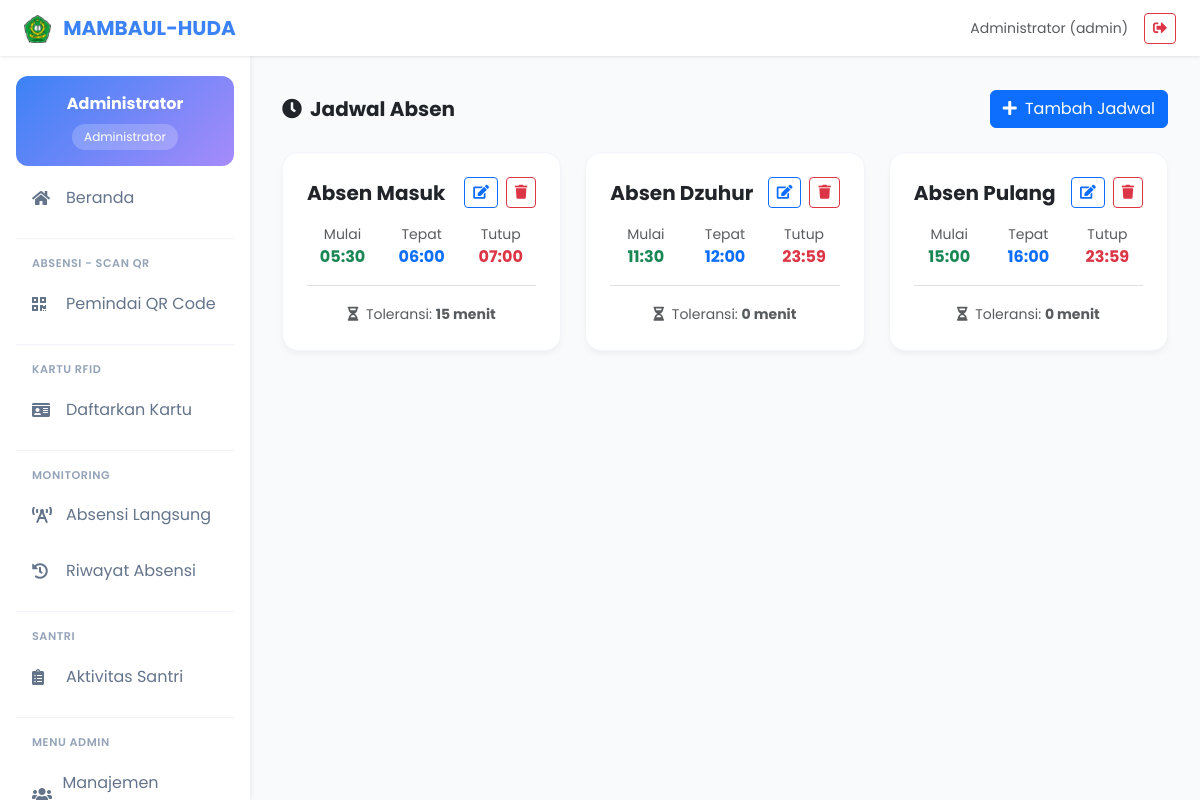
/admin/jadwal.php (signed in), run on the app's committed database.
### tables this page shows
CREATE TABLE `users`  (
  `id` bigint UNSIGNED NOT NULL AUTO_INCREMENT,
  `name` varchar(255) NOT NULL,
  `email` varchar(255) NOT NULL,
  `password` varchar(255) NOT NULL,
  `address` text NULL,
  `role` enum('admin','karyawan','pengurus','guru','keamanan','kesehatan') NOT NULL DEFAULT 'karyawan',
  `foto` varchar(255) NULL DEFAULT 'profile.jpg',
  `phone` varchar(20) NULL DEFAULT NULL,
  `remember_token` varchar(100) NULL DEFAULT NULL,
  `created_at` timestamp NULL DEFAULT CURRENT_TIMESTAMP,
  `updated_at` timestamp NULL DEFAULT CURRENT_TIMESTAMP ON UPDATE CURRENT_TIMESTAMP,
  `deleted_at` timestamp NULL DEFAULT NULL,
  `deleted_by` int NULL DEFAULT NULL,
  PRIMARY KEY (`id`) USING BTREE,
  UNIQUE INDEX `email`(`email` ASC) USING BTREE
);

CREATE TABLE `jadwal_absens`  (
  `id` bigint UNSIGNED NOT NULL AUTO_INCREMENT,
  `name` varchar(255) NOT NULL,
  `type` varchar(50) NOT NULL,
  `start_time` time NOT NULL,
  `scheduled_time` time NOT NULL,
  `end_time` time NOT NULL,
  `late_tolerance_minutes` int NULL DEFAULT 15,
  `created_at` timestamp NULL DEFAULT CURRENT_TIMESTAMP,
  `updated_at` timestamp NULL DEFAULT CURRENT_TIMESTAMP ON UPDATE CURRENT_TIMESTAMP,
  `deleted_at` timestamp NULL DEFAULT NULL,
  `deleted_by` int NULL DEFAULT NULL,
  PRIMARY KEY (`id`) USING BTREE
);

### config.php (called while the page is built, shortened)
<?php
function getDB()
{
    static $pdo = null;
    if ($pdo === null) {
        try {
            $dsn = "mysql:host=" . DB_HOST . ";port=" . DB_PORT . ";dbname=" . DB_NAME . ";charset=utf8mb4";
            $pdo = new PDO($dsn, DB_USER, DB_PASS, [
                PDO::ATTR_ERRMODE => PDO::ERRMODE_EXCEPTION,
                PDO::ATTR_DEFAULT_FETCH_MODE => PDO::FETCH_ASSOC,
                PDO::ATTR_EMULATE_PREPARES => false,
            ]);
        } catch (PDOException $e) {
            die("Koneksi database gagal: " . $e->getMessage());
        }
    }
    return $pdo;
}
function getCurrentUser()
{
    $pdo = getDB();
    $stmt = $pdo->prepare("SELECT * FROM users WHERE id = ?");
    $stmt->execute([$_SESSION['user_id']]);
    return $stmt->fetch();
}

### functions.php (called while the page is built, shortened)
<?php
require_once __DIR__ . '/config.php';
function e($string)
{
    return htmlspecialchars($string ?? '', ENT_QUOTES, 'UTF-8');
}

### admin/jadwal.php (the view, shortened to what this page needs)
<?php
require_once __DIR__ . '/../functions.php';
$pdo = getDB();
$jadwalList = $pdo->query("SELECT * FROM jadwal_absens WHERE deleted_at IS NULL ORDER BY start_time ASC")->fetchAll();
?>
<?php include __DIR__ . '/../include/header.php'; ?>
<?php include __DIR__ . '/../include/sidebar.php'; ?>
<div class="main-content">
    <div class="d-flex justify-content-between align-items-center mb-4">
        <h5 class="fw-bold mb-0"><i class="fas fa-clock me-2"></i>Jadwal Absen</h5>
        <button class="btn btn-primary" data-bs-toggle="modal" data-bs-target="#modalJadwal" onclick="resetForm()">
            <i class="fas fa-plus me-1"></i> Tambah Jadwal
        </button>
    </div>
    <div class="row g-4">
        <?php foreach ($jadwalList as $j): ?>
            <div class="col-md-6 col-lg-4">
                <div class="card-custom p-4">
                    <div class="d-flex justify-content-between align-items-center mb-3">
                        <h5 class="fw-bold mb-0"><?= e($j['name']) ?></h5>
                        <div class="d-flex gap-2">
                            <button type="button" class="btn btn-outline-primary btn-sm"
                                onclick="editJadwal(<?= htmlspecialchars(json_encode($j)) ?>)">
                                <i class="fas fa-edit"></i>
                            </button>
                            <form method="POST" onsubmit="return confirm('Hapus jadwal ini?')" class="d-inline">
                                <button type="submit" class="btn btn-outline-danger btn-sm">
                                    <i class="fas fa-trash"></i>
                                </button>
                            </form>
                        </div>
                    </div>
                    <div class="row text-center g-2 mb-3">
                        <div class="col-4">
                            <small class="text-muted d-block">Mulai</small>
                            <strong class="text-success"><?= substr($j['start_time'], 0, 5) ?></strong>
                        </div>
                        <div class="col-4">
                            <small class="text-muted d-block">Tepat</small>
                            <strong class="text-primary"><?= substr($j['scheduled_time'], 0, 5) ?></strong>
                        </div>
                        <div class="col-4">
                            <small class="text-muted d-block">Tutup</small>
                            <strong class="text-danger"><?= substr($j['end_time'], 0, 5) ?></strong>
                        </div>
                    </div>
                    <div class="text-center border-top pt-3">
                        <small class="text-muted">
                            <i class="fas fa-hourglass-half me-1"></i>
                            Toleransi: <strong><?= $j['late_tolerance_minutes'] ?> menit</strong>
                        </small>
                    </div>
                </div>
            </div>
        <?php endforeach; ?>
    </div>
</div>
<?php include __DIR__ . '/../include/footer.php'; ?>

### include/header.php (shortened to what this page needs)
<?php
$isAdminPage = strpos($_SERVER['REQUEST_URI'], '/admin/') !== false;
$basePath = $isAdminPage ? '../' : '';
$user = getCurrentUser();
$role = $user['role'] ?? '';
?>
<!DOCTYPE html>
<html lang="id">
<head>
    <link rel="stylesheet" href="https://cdnjs.cloudflare.com/ajax/libs/font-awesome/5.15.4/css/all.min.css">
    <link href="https://cdn.jsdelivr.net/npm/bootstrap@5.3.0/dist/css/bootstrap.min.css" rel="stylesheet">
</head>
<body>
    <nav class="navbar navbar-custom fixed-top">
        <div class="container-fluid px-3 px-md-4">
            <div class="d-flex align-items-center">
                <a class="navbar-brand" href="<?= $basePath ?>beranda.php">
                    <img src="<?= $basePath ?>logo-pondok.png" alt="Logo"
                        style="height: 28px; width: auto; margin-right: 8px;">
                    <?= APP_NAME ?>
                </a>
            </div>
            <div class="d-flex align-items-center gap-2 gap-md-3">
                <span class="text-muted small d-none d-sm-inline">
                    <?= e($user['name'] ?? 'Guest') ?> (<?= e($role) ?>)
                </span>
                <button type="button" class="btn btn-outline-danger btn-sm" onclick="confirmLogout()">
                    <i class="fas fa-sign-out-alt"></i>
                </button>
            </div>
        </div>
    </nav>

### include/sidebar.php (shortened to what this page needs)
<?php
$currentPage = basename($_SERVER['PHP_SELF']);
$isAdmin = strpos($_SERVER['PHP_SELF'], '/admin/') !== false;
$basePath = $isAdmin ? '../' : '';
$user = getCurrentUser();
$role = $user['role'] ?? '';
$roleLabels = [
    'admin' => 'Administrator',
    'karyawan' => 'Karyawan',
    'pengurus' => 'Pengurus',
    'guru' => 'Guru',
    'keamanan' => 'Keamanan',
    'kesehatan' => 'Kesehatan'
];
?>
<div class="sidebar">
    <div class="user-badge">
        <div class="fw-bold"><?= e($user['name'] ?? 'User') ?></div>
        <div class="role-badge"><?= $roleLabels[$role] ?? ucfirst($role) ?></div>
    </div>
    <div class="sidebar-scroll">
        <ul class="sidebar-menu">
            <li>
                <a href="<?= $basePath ?>beranda.php" class="<?= $currentPage === 'beranda.php' ? 'active' : '' ?>">
                    <i class="fas fa-home"></i> Beranda
                </a>
            </li>
            <div class="sidebar-divider"></div>
            <div class="sidebar-header">Absensi - Scan QR</div>
            <li>
                <a href="<?= $basePath ?>pemindai.php" class="<?= $currentPage === 'pemindai.php' ? 'active' : '' ?>">
                    <i class="fas fa-qrcode"></i> Pemindai QR Code
                </a>
            </li>
            <div class="sidebar-divider"></div>
            <div class="sidebar-header">Kartu RFID</div>
            <li>
                <a href="<?= $basePath ?>daftar-rfid.php"
                    class="<?= $currentPage === 'daftar-rfid.php' ? 'active' : '' ?>">
                    <i class="fas fa-id-card"></i> Daftarkan Kartu
                </a>
            </li>
            <div class="sidebar-divider"></div>
            <div class="sidebar-header">Monitoring</div>
            <li>
                <a href="<?= $basePath ?>absensi-langsung.php"
                    class="<?= $currentPage === 'absensi-langsung.php' ? 'active' : '' ?>">
                    <i class="fas fa-broadcast-tower"></i> Absensi Langsung
                </a>
            </li>
            <li>
                <a href="<?= $basePath ?>riwayat.php" class="<?= $currentPage === 'riwayat.php' ? 'active' : '' ?>">
                    <i class="fas fa-history"></i> Riwayat Absensi
                </a>
            </li>
            <div class="sidebar-divider"></div>
            <div class="sidebar-header">Santri</div>
            <li>
                <a href="<?= $basePath ?>aktivitas.php" class="<?= $currentPage === 'aktivitas.php' ? 'active' : '' ?>">
                    <i class="fas fa-clipboard-list"></i>
                    <?= $role === 'kesehatan' ? 'Laporan Kesehatan' : 'Aktivitas Santri' ?>
                </a>
            </li>
            <?php if ($role === 'admin'): ?>
                <div class="sidebar-divider"></div>
                <div class="sidebar-header">Menu Admin</div>
                <li>
                    <a href="<?= $basePath ?>admin/pengguna.php"
                        class="<?= $currentPage === 'pengguna.php' ? 'active' : '' ?>">
                        <i class="fas fa-users"></i> Manajemen Pengguna
                    </a>
                </li>
            <?php endif; ?>
        </ul>
    </div>
</div>

### include/header.php (style rules this page uses)
:root { --primary-color: #3b82f6; --primary-hover: #2563eb; --bg-color: #f8fafc; }
body { font-family: 'Poppins', sans-serif; background-color: var(--bg-color); scrollbar-width: none; -ms-overflow-style: none; }
* { scrollbar-width: none; -ms-overflow-style: none; }
.navbar-custom { background: white; box-shadow: 0 1px 3px rgba(0, 0, 0, 0.1); }
.navbar-brand { font-weight: 700; color: var(--primary-color) !important; }
.card-custom { background: white; border-radius: 16px; box-shadow: 0 4px 6px -1px rgba(0, 0, 0, 0.05); border: 1px solid #f1f5f9; overflow: hidden; }
.main-content { margin-left: 250px; padding: 2rem; padding-top: 90px; }

### include/sidebar.php (style rules this page uses)
.sidebar { width: 250px; background: white; height: 100vh; box-shadow: 2px 0 5px rgba(0, 0, 0, 0.05); position: fixed; left: 0; top: 0; padding-top: 60px; z-index: 1000; display: flex; flex-direction: column; }
.sidebar-scroll { flex: 1; overflow-y: auto; padding-bottom: 1rem; }
.sidebar-menu { list-style: none; padding: 0 1rem 1rem; margin: 0; }
.sidebar-menu li { margin-bottom: 0.5rem; }
.sidebar-menu a { display: flex; align-items: center; padding: 0.75rem 1rem; border-radius: 10px; color: #64748b; text-decoration: none; transition: all 0.2s; }
.sidebar-menu a i { width: 24px; margin-right: 10px; }
.sidebar-divider { border-top: 1px solid #f1f5f9; margin: 1rem 0; }
.sidebar-header { font-size: 0.7rem; font-weight: 600; color: #94a3b8; text-transform: uppercase; letter-spacing: 0.05em; padding: 0 1rem; margin-bottom: 0.5rem; }
.user-badge { background: linear-gradient(135deg, var(--primary-color), #a78bfa); color: white; padding: 1rem; margin: 1rem 1rem 0.5rem; border-radius: 12px; text-align: center; flex-shrink: 0; }
.user-badge .role-badge { background: rgba(255, 255, 255, 0.2); padding: 0.25rem 0.75rem; border-radius: 20px; font-size: 0.75rem; display: inline-block; margin-top: 0.5rem; }

### data on the page
users: name "Administrator", role "admin", role "Administrator"
jadwal_absens: name "Absen Masuk", start_time "05:30", scheduled_time "06:00", end_time "07:00", late_tolerance_minutes "15"
jadwal_absens: name "Absen Dzuhur", start_time "11:30", scheduled_time "12:00", end_time "23:59", late_tolerance_minutes "0"
jadwal_absens: name "Absen Pulang", start_time "15:00", scheduled_time "16:00", end_time "23:59", late_tolerance_minutes "0"

### other printed values
APP_NAME "MAMBAUL-HUDA"
